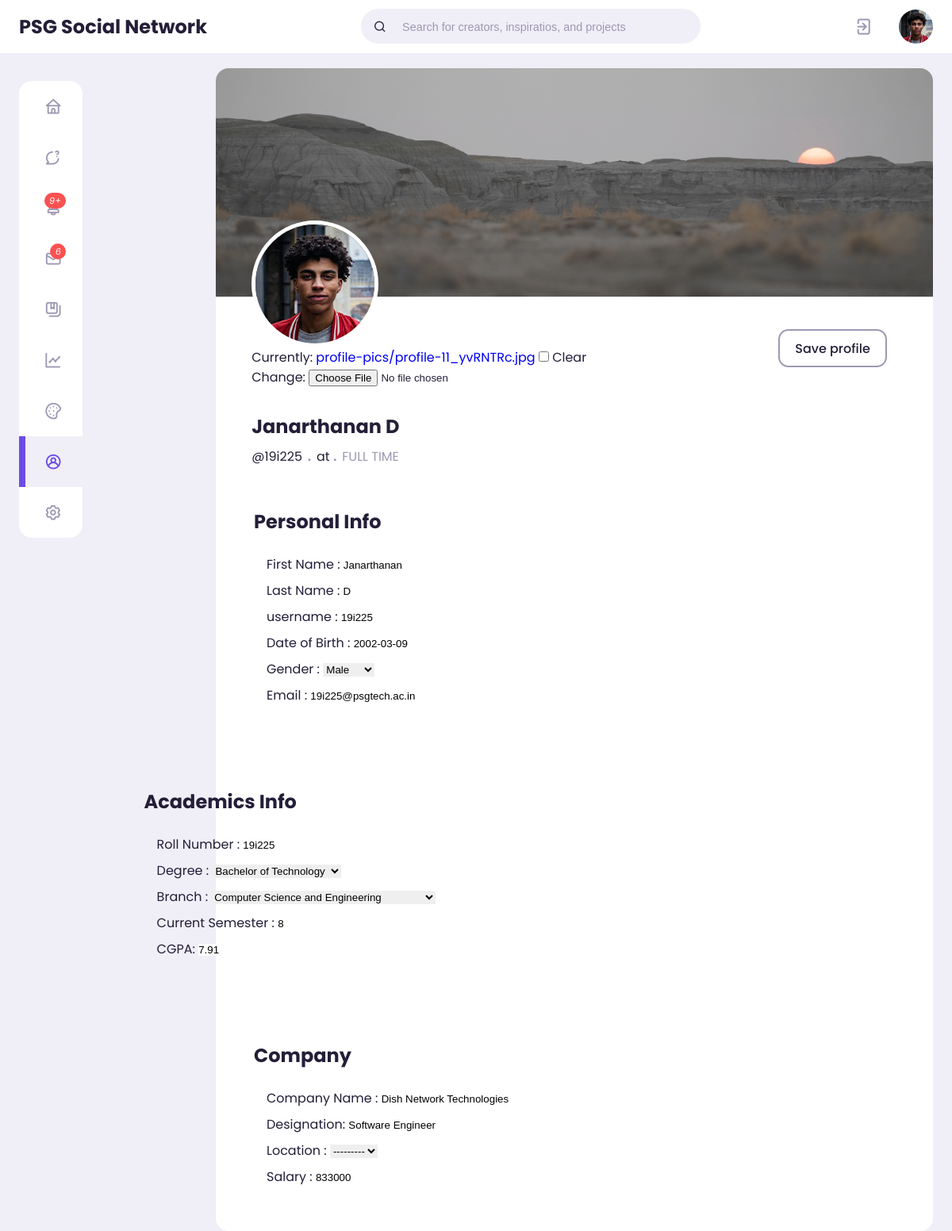
The page /edit-profile/ (signed in) on the database as committed earlier.
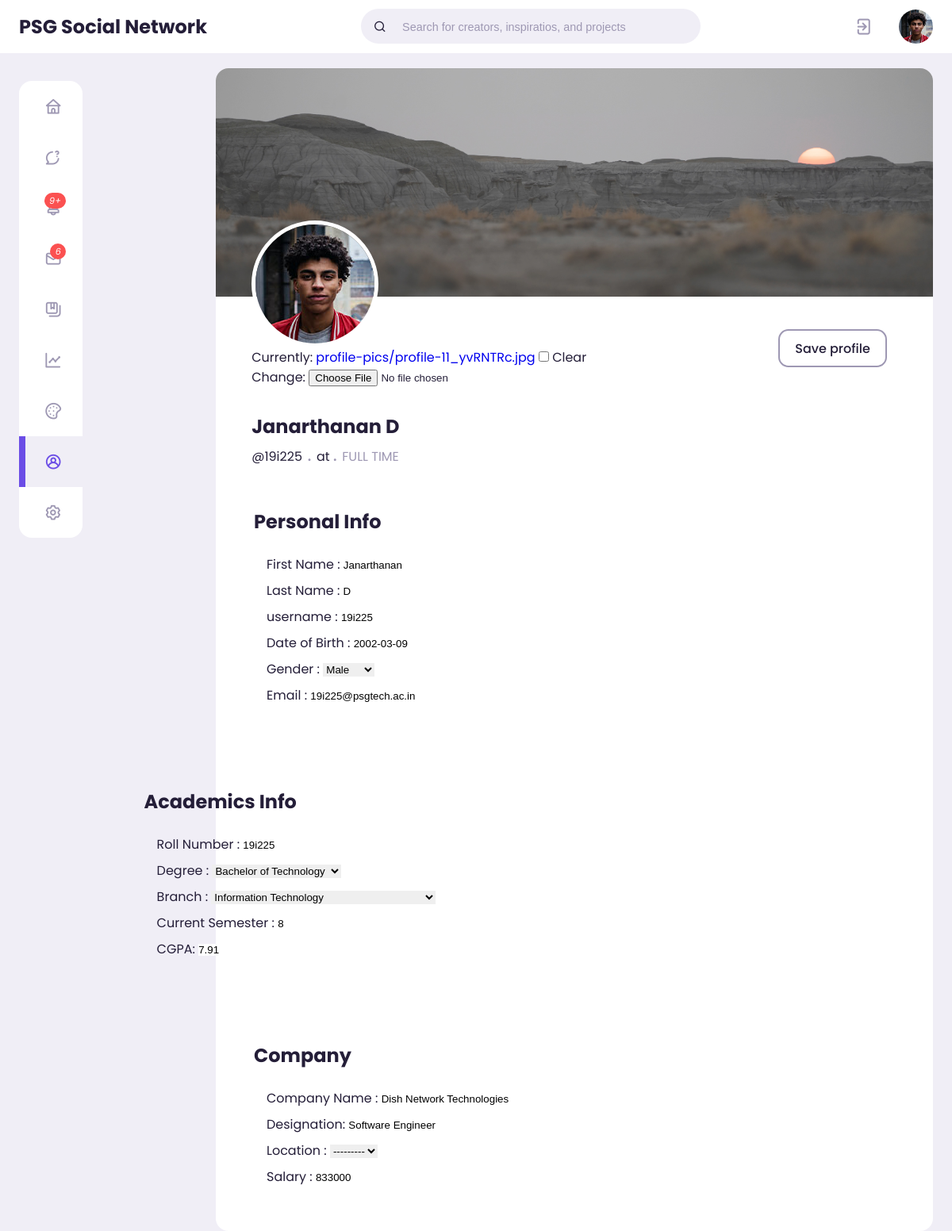
The same page on the database as committed later.
### user/models.py (models this page shows, shortened)
class AcademicsInfo(models.Model):
    DEGREE_CHOICES = [
        ('B.Tech', 'Bachelor of Technology'),
        ('B.E', 'Bachelor of Engineering'),
        ('M.Tech', 'Master of Technology'),
        ('B.Sc', 'Bachelor of Science'),
        ('M.E', 'Master of Engineering'),
        ('M.Tech', 'Master of Technology'),
    ]
    DEPARTMENT_CHOICES = [
        ('IT', 'Information Technology'),
        ('CSE', 'Computer Science and Engineering'),
        ('ECE', 'Electronics and Communication Engineering'),
        ('ME', 'Mechanical Engineering'),
        ('CE', 'Civil Engineering'),
    ]
    user = models.ForeignKey(User, on_delete=models.CASCADE, null=True)
    roll_number = models.CharField(max_length=7, blank=True, unique=True)
    degree = models.CharField(max_length=100, blank=True, choices=DEGREE_CHOICES)
    department = models.CharField(max_length=100, blank=True, choices=DEPARTMENT_CHOICES)
    current_semester = models.CharField(max_length=200, blank=True)
    cgpa = models.FloatField(max_length=3, blank=True)

### user/views.py (the view, shortened to what this page needs)
# urls.py: path('edit-profile/',views.editProfile, name="edit-profile"),
@login_required(login_url = 'login')
def editProfile(request):
    user = request.user
    academics = AcademicsInfo.objects.get(user = user)
    company = CompanyInfo.objects.get(user = user)
    form1 = EditUserProfile(instance = user)
    form2 = StepTwoForm(instance = academics)
    form3 = StepThreeForm(instance = company)
    context = {'user':user, 'form1': form1, 'form2': form2, 'form3' : form3 }
    return render(request, 'user/edit-profile.html', context)

### user/forms.py
class EditUserProfile(ModelForm):
    class Meta:
        model = User
        fields = ['profile_pic', 'profile_cover', 'first_name', 'last_name','username', 'email', 'dob', 'gender']
        widgets = {
            'dob':  forms.DateInput(attrs={'type': 'date'}),
            'profile_pic': forms.FileInput(attrs={'class':'file-input'}),
            'profile_cover': forms.FileInput(attrs={'class':'file-input', 'id' :'profile-cover-input'}),
        },

class StepTwoForm(ModelForm):
    def __init__(self, *args, **kwargs):
        super().__init__(*args, **kwargs)
        for field in self.fields.values():
            field.required = True
    roll_number = forms.CharField(max_length=7, error_messages={
        'unique': 'This roll number has already been registered.'
    })
    class Meta:
        model = AcademicsInfo
        fields = '__all__'
        exclude = ['user']

### user/templates/user/edit-profile.html (shortened to what this page needs)
{% extends 'base.html' %}
{% load static %}
{% block content %}
{% include 'top-nav.html' %}
<main class="profile">
    <div class="container">
        {% include 'side-nav.html'%}
        <section class="container-profile">
            <form method="POST" enctype="multipart/form-data">
                <div class="profile-header">
                    <div class="profile-top">
                        <img id="profile-cover" src="{{user.profile_cover.url}}" alt="profile-cover-img">
                    </div>
                    <div class="profile-middle">
                        <div class="profile-img">
                            <img src="{{user.profile_pic.url}}" alt="profile-image">
                            {{form1.profile_pic}}
                        </div>
                        <div class="right-buttons">
                            <input type="submit" value="Save profile" id="profile-save"
                                class="edit-profile-button"></input>
                        </div>
                    </div>
                    <div class="profile-bottom">
                        <div class="profile-bio">
                            <h2>{{user.first_name}} {{user.last_name}}</h2>
                            <p><span>@{{user.username}}</span><span class="text-muted dot"> .
                                </span>{{company.designation}}
                                <span>at</span> {{company.company}}<span class="text-muted dot"> . </span> <span
                                    class="text-muted">FULL TIME</span>
                            </p>
                        </div>
                    </div>
                </div>
                <div class="profile-info">
                    <div class="block">
                        <h2>Personal Info</h2>
                        <p>First Name <span>: {{form1.first_name}}</span></p>
                        <p>Last Name <span>: {{form1.last_name}}</span></p>
                        <p>username <span>: {{form1.username}}</span></p>
                        <p>Date of Birth <span>: {{form1.dob}}</span></p>
                        <p>Gender <span>: {{form1.gender}}</span></p>
                        <p>Email <span>: {{form1.email}}</span></p>
                    </div>
                    <div class="block academics-info-block">
                        <h2>Academics Info</h2>
                        <p>Roll Number <span>: {{form2.roll_number}}</span></p>
                        <p>Degree <span>: {{form2.degree}}</span></p>
                        <p>Branch <span>: {{form2.department}}</span></p>
                        <p>Current Semester <span>: {{form2.current_semester}}</span></p>
                        <p>CGPA<span>: {{form2.cgpa}}</span></p>
                    </div>
                    <div class="block">
                        <h2>Company</h2>
                        <p>Company Name <span>: {{form3.company}}</span></p>
                        <p>Designation<span>: {{form3.designation}}</span></p>
                        <p>Location <span>: {{form3.location}}</span></p>
                        <p>Salary <span>: {{form3.salary}}</span></p>
                    </div>
                </div>
            </form>
        </section>
    </div>
</main>
{% endblock content %}

Rows that differ between the two databases and show on the page:
changed AcademicsInfo "Bachelor of Technology": department "Computer Science and Engineering" → "Information Technology"
